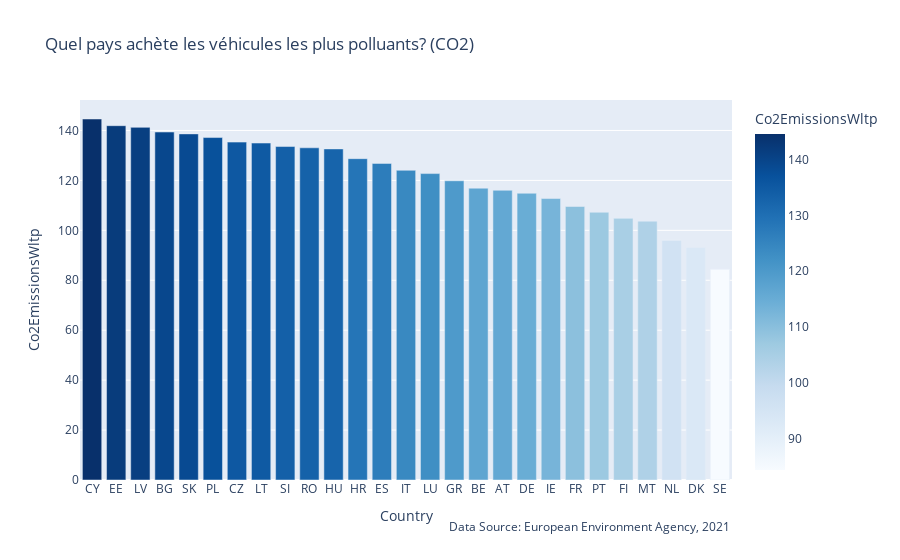
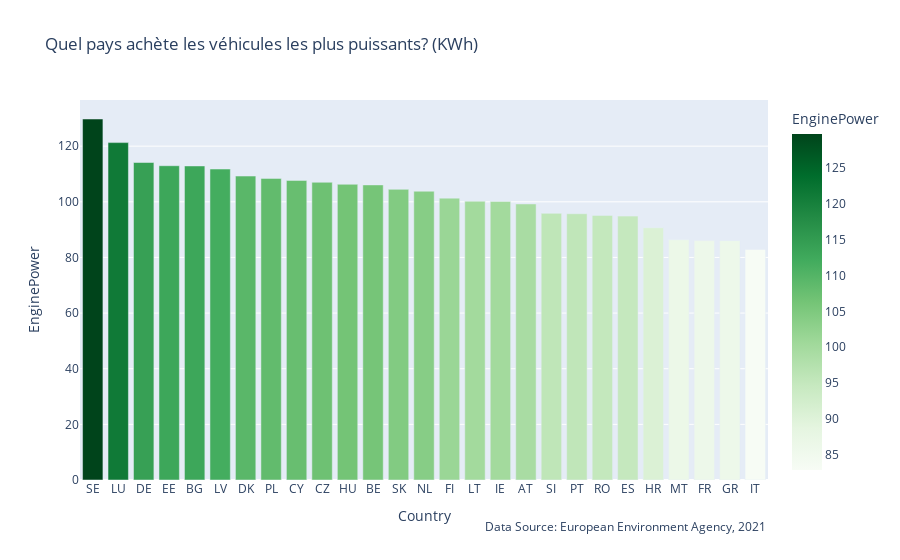
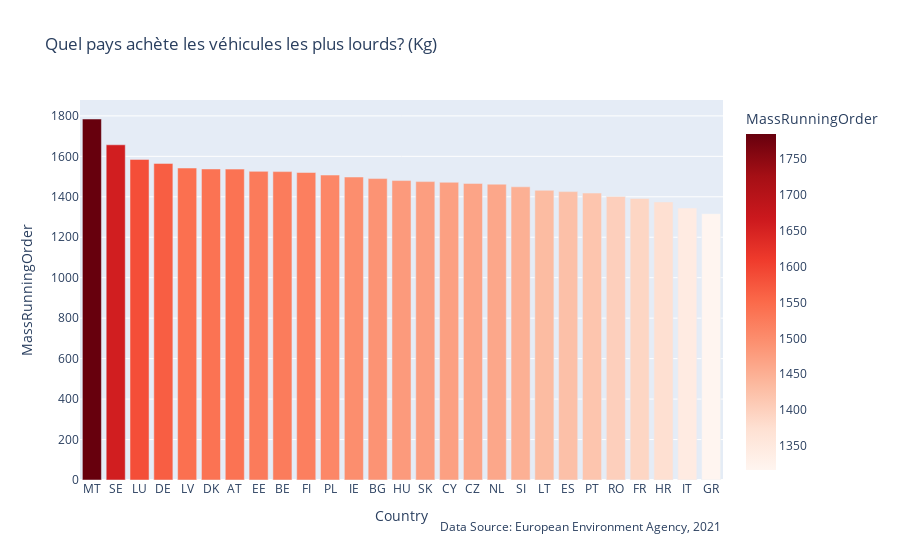

Write notebook code for charts like these, in order.
### Code cell
countries = CountryDataAggregator(df)
countries.display_sorted(n=20, by='ElectricRange', 
                         title="Top 5 des pays par capacité de propulsion électrique (moyenne kms)")
countries.countrywise_viz(save=True, format='png')

### Figure 1 — Plotly figure (JSON) as saved in the notebook; plotly's stock layout.template omitted (floating-point values rounded to 4 significant figures)
{"data": [{"alignmentgroup": "True", "hovertemplate": "Country=%{x}<br>Co2EmissionsWltp=%{marker.color}<extra></extra>", "legendgroup": "", "marker": {"color": [144.6, 141.9, 141.2, 139.4, 138.6, 137.2, 135.3, 135.0, 133.6, 133.1, 132.6, 128.7, 126.8, 124.0, 122.7, 119.9, 116.9, 116.0, 114.9, 112.7, 109.5, 107.2, 104.8, 103.7, 95.95, 93.11, 84.37], "coloraxis": "coloraxis", "pattern": {"shape": ""}}, "name": "", "offsetgroup": "", "orientation": "v", "showlegend": false, "textposition": "auto", "type": "bar", "x": ["CY", "EE", "LV", "BG", "SK", "PL", "CZ", "LT", "SI", "RO", "HU", "HR", "ES", "IT", "LU", "GR", "BE", "AT", "DE", "IE", "FR", "PT", "FI", "MT", "NL", "DK", "SE"], "xaxis": "x", "y": [144.6, 141.9, 141.2, 139.4, 138.6, 137.2, 135.3, 135.0, 133.6, 133.1, 132.6, 128.7, 126.8, 124.0, 122.7, 119.9, 116.9, 116.0, 114.9, 112.7, 109.5, 107.2, 104.8, 103.7, 95.95, 93.11, 84.37], "yaxis": "y"}], "layout": {"annotations": [{"showarrow": false, "text": "Data Source: European Environment Agency, 2021", "x": 1, "xanchor": "right", "xref": "paper", "y": -0.15, "yanchor": "auto", "yref": "paper"}], "barmode": "relative", "coloraxis": {"colorbar": {"title": {"text": "Co2EmissionsWltp"}}, "colorscale": [[0, "rgb(247,251,255)"], [0.125, "rgb(222,235,247)"], [0.25, "rgb(198,219,239)"], [0.375, "rgb(158,202,225)"], [0.5, "rgb(107,174,214)"], [0.625, "rgb(66,146,198)"], [0.75, "rgb(33,113,181)"], [0.875, "rgb(8,81,156)"], [1, "rgb(8,48,107)"]]}, "legend": {"tracegroupgap": 0}, "title": {"text": "Quel pays achète les véhicules les plus polluants? (CO2)"}, "xaxis": {"anchor": "y", "domain": [0, 1], "title": {"text": "Country"}}, "yaxis": {"anchor": "x", "domain": [0, 1], "title": {"text": "Co2EmissionsWltp"}}}}

### Figure 2 — Plotly figure (JSON) as saved in the notebook; plotly's stock layout.template omitted (floating-point values rounded to 4 significant figures)
{"data": [{"alignmentgroup": "True", "hovertemplate": "Country=%{x}<br>EnginePower=%{marker.color}<extra></extra>", "legendgroup": "", "marker": {"color": [129.8, 121.3, 114.1, 113.0, 112.9, 111.8, 109.3, 108.4, 107.7, 107.0, 106.3, 106.1, 104.5, 103.8, 101.3, 100.2, 100.1, 99.22, 95.86, 95.7, 95.11, 94.86, 90.67, 86.37, 86.05, 86.03, 82.85], "coloraxis": "coloraxis", "pattern": {"shape": ""}}, "name": "", "offsetgroup": "", "orientation": "v", "showlegend": false, "textposition": "auto", "type": "bar", "x": ["SE", "LU", "DE", "EE", "BG", "LV", "DK", "PL", "CY", "CZ", "HU", "BE", "SK", "NL", "FI", "LT", "IE", "AT", "SI", "PT", "RO", "ES", "HR", "MT", "FR", "GR", "IT"], "xaxis": "x", "y": [129.8, 121.3, 114.1, 113.0, 112.9, 111.8, 109.3, 108.4, 107.7, 107.0, 106.3, 106.1, 104.5, 103.8, 101.3, 100.2, 100.1, 99.22, 95.86, 95.7, 95.11, 94.86, 90.67, 86.37, 86.05, 86.03, 82.85], "yaxis": "y"}], "layout": {"annotations": [{"showarrow": false, "text": "Data Source: European Environment Agency, 2021", "x": 1, "xanchor": "right", "xref": "paper", "y": -0.15, "yanchor": "auto", "yref": "paper"}], "barmode": "relative", "coloraxis": {"colorbar": {"title": {"text": "EnginePower"}}, "colorscale": [[0, "rgb(247,252,245)"], [0.125, "rgb(229,245,224)"], [0.25, "rgb(199,233,192)"], [0.375, "rgb(161,217,155)"], [0.5, "rgb(116,196,118)"], [0.625, "rgb(65,171,93)"], [0.75, "rgb(35,139,69)"], [0.875, "rgb(0,109,44)"], [1, "rgb(0,68,27)"]]}, "legend": {"tracegroupgap": 0}, "title": {"text": "Quel pays achète les véhicules les plus puissants? (KWh)"}, "xaxis": {"anchor": "y", "domain": [0, 1], "title": {"text": "Country"}}, "yaxis": {"anchor": "x", "domain": [0, 1], "title": {"text": "EnginePower"}}}}

### Figure 3 — Plotly figure (JSON) as saved in the notebook; plotly's stock layout.template omitted (floating-point values rounded to 4 significant figures)
{"data": [{"alignmentgroup": "True", "hovertemplate": "Country=%{x}<br>MassRunningOrder=%{marker.color}<extra></extra>", "legendgroup": "", "marker": {"color": [1785.0, 1657.0, 1585.0, 1565.0, 1542.0, 1538.0, 1537.0, 1526.0, 1525.0, 1520.0, 1508.0, 1498.0, 1490.0, 1480.0, 1475.0, 1472.0, 1466.0, 1463.0, 1449.0, 1432.0, 1426.0, 1418.0, 1402.0, 1392.0, 1375.0, 1345.0, 1317.0], "coloraxis": "coloraxis", "pattern": {"shape": ""}}, "name": "", "offsetgroup": "", "orientation": "v", "showlegend": false, "textposition": "auto", "type": "bar", "x": ["MT", "SE", "LU", "DE", "LV", "DK", "AT", "EE", "BE", "FI", "PL", "IE", "BG", "HU", "SK", "CY", "CZ", "NL", "SI", "LT", "ES", "PT", "RO", "FR", "HR", "IT", "GR"], "xaxis": "x", "y": [1785.0, 1657.0, 1585.0, 1565.0, 1542.0, 1538.0, 1537.0, 1526.0, 1525.0, 1520.0, 1508.0, 1498.0, 1490.0, 1480.0, 1475.0, 1472.0, 1466.0, 1463.0, 1449.0, 1432.0, 1426.0, 1418.0, 1402.0, 1392.0, 1375.0, 1345.0, 1317.0], "yaxis": "y"}], "layout": {"annotations": [{"showarrow": false, "text": "Data Source: European Environment Agency, 2021", "x": 1, "xanchor": "right", "xref": "paper", "y": -0.15, "yanchor": "auto", "yref": "paper"}], "barmode": "relative", "coloraxis": {"colorbar": {"title": {"text": "MassRunningOrder"}}, "colorscale": [[0, "rgb(255,245,240)"], [0.125, "rgb(254,224,210)"], [0.25, "rgb(252,187,161)"], [0.375, "rgb(252,146,114)"], [0.5, "rgb(251,106,74)"], [0.625, "rgb(239,59,44)"], [0.75, "rgb(203,24,29)"], [0.875, "rgb(165,15,21)"], [1, "rgb(103,0,13)"]]}, "legend": {"tracegroupgap": 0}, "title": {"text": "Quel pays achète les véhicules les plus lourds? (Kg)"}, "xaxis": {"anchor": "y", "domain": [0, 1], "title": {"text": "Country"}}, "yaxis": {"anchor": "x", "domain": [0, 1], "title": {"text": "MassRunningOrder"}}}}
